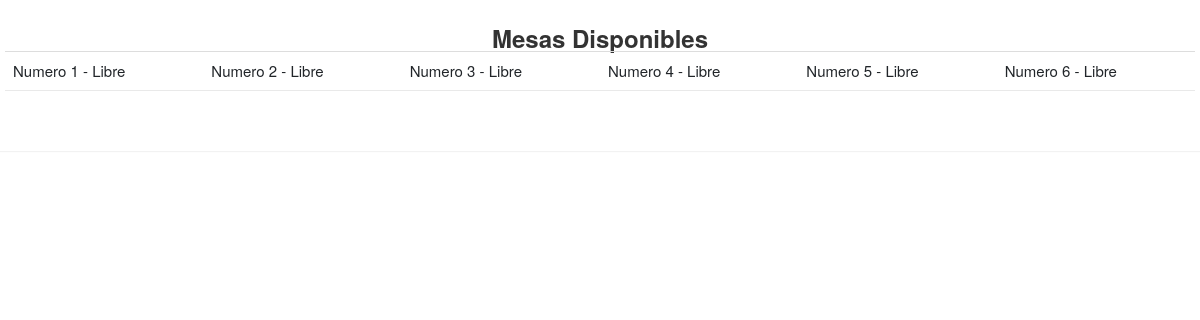
/controlador/Controlador_MostrarMesas_Libres_LADOEMPLEADO.php, run on the app's committed database.
### tables this page shows
CREATE TABLE `mesa` (
  `id_mesa` int(10) PRIMARY KEY NOT NULL AUTO_INCREMENT COMMENT 'ID de la Mesa',
  `estado` enum('Libre','Ocupada','Reservada') NOT NULL DEFAULT 'Libre' COMMENT 'Estado de la Mesa'
);

### modelo/conexion.php (called while the page is built)
<?php
class Conectar{
    public static function conexion (){
        try{
            $host ="localhost";
            $user ="root";
            $pass="";
            $bd="proyecto_grupo2";
            $con = mysqli_connect($host,$user,$pass);
            mysqli_select_db($con,$bd);
            return $con;
        }catch(Exception $e){
    die('Error'.$e->getMessage());
    echo "La linea de error " . $e->getLine();
        }
    }
    }
?>

### modelo/Mesa.php (called while the page is built, shortened)
<?php
class Mesa
{
    private $con;
    private $mesa;
    public function __construct()
    {
        require_once("conexion.php");
        $this->con = conectar::conexion();
    }
    public function listar_mesas_libres()
    {
        $sql = "SELECT * FROM mesa WHERE estado='Libre' ORDER BY id_mesa";
        $query = mysqli_query($this->con, $sql);
        while ($filas = mysqli_fetch_array($query)) {
            $this->mesa[] = $filas;
        }
        return $this->mesa;
    }
}

### vista/MesasLibres_Reserva_VISTA.php (the view, shortened to what this page needs)
<!DOCTYPE html>
<html lang="es">
<head>
    <link rel="stylesheet" href="assets/styles2.css">
    <link href="https://cdn.jsdelivr.net/npm/bootstrap@5.2.0/dist/css/bootstrap.min.css" rel="stylesheet">
    <link href="https://maxcdn.bootstrapcdn.com/bootstrap/3.3.7/css/bootstrap.min.css" rel="stylesheet">
</head>
<body>
    <div class="table-wrapper">
        <div class="table-title">
            <div class="row">
                <div>
                    <h2 class="text-center"><b>Mesas Disponibles</b></h2>
                </div>
                <table class="table">
                    <tbody>
                        <div class="div-mesa">
                            <?php foreach ($matrizMesa as $mesa) : ?>
                                <td class="td-mesa">
                                    Numero <?php echo $mesa['id_mesa'] ?>
                                    - <?php echo $mesa['estado'] ?>
                                </td>
                            <?php endforeach; ?>
                        </div>
                    </tbody>
                </table>
            </div>
        </div>
    </div>
</body>
</html>

### assets/styles2.css (style rules this page uses)
body { font-family: 'Roboto', sans-serif; background-repeat: no-repeat; background-size: cover; }
.table-wrapper { min-width: 35em; background: #fff; padding: 20px; box-shadow: 0 1px 1px rgba(0, 0, 0, .05); }
.table-title { font-size: 15px; padding-bottom: 10px; margin: 0 0 10px; min-height: 45px; }
.table-title h2 { margin: 5px 0 0; font-size: 24px; }
table.table tr th, table.table tr td { border-color: #e9e9e9; }
table.table td:last-child { width: fit-content; }
.div-mesa { width:max-content; }

### data on the page
mesa: id_mesa "1", estado "Libre"
mesa: id_mesa "2", estado "Libre"
mesa: id_mesa "3", estado "Libre"
mesa: id_mesa "4", estado "Libre"
mesa: id_mesa "5", estado "Libre"
mesa: id_mesa "6", estado "Libre"
